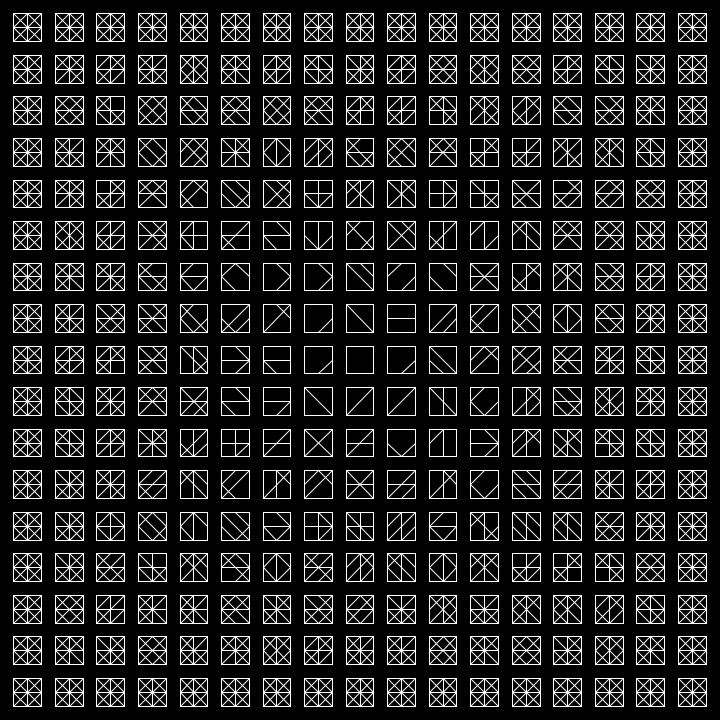
Frame 1 (no input)
Frame 60 (the mouse pressed at the canvas centre just before this capture): identical to frame 1, image omitted
Frame 120 (the mouse held since frame 60 and released just before this capture): identical to frame 1, image omitted

The Processing sketch that drew this single still picture (run headless with seeded random() and noise(); from frame 60 on, the mouse is pressed at the canvas centre):

// Processing sketch: computer_art
// ── computer_art.pde
float rectSize;
float gapSize;
int numRect = 17;

void setup(){
  size(720, 720);
  background(0);
  
  rectSize = width / 26.0;
  gapSize = rectSize / 2.0;
  
  rectMode(CORNER);
  noFill();
  stroke(255);
    
  drawRect();
}

void draw(){
  
}

void drawRect(){
   float x_pos = gapSize;
   float y_pos = gapSize;
   for(int i = 0; i < numRect; i++){
     for(int j = 0; j < numRect; j++){
       rect(x_pos, y_pos, rectSize, rectSize); 
       whichLines(i, j, x_pos, y_pos);
       x_pos += (rectSize + gapSize);
     }
     x_pos = gapSize;
     y_pos += (rectSize + gapSize);
   }
}

void whichLines(int i, int j, float x_pos, float y_pos){
  int numLines = 0;
  
  if(i == 0 | j == 0| i == 16 | j == 16){
    numLines = 8; 
  }
  
  else if(i == 1 | j == 1 | i == 15 | j == 15){
    numLines = 7; 
  }
  
  else if(i == 2 | j == 2 | i == 14 | j == 14){
    numLines = 6; 
  }
  
  else if(i == 3 | j == 3 | i == 13 | j == 13){
    numLines = 5;
  }
  
  else if(i == 4 | j == 4 | i == 12 | j == 12){
    numLines = 4;
  }
  
  else if(i == 5 | j == 5 | i == 11 | j == 11){
    numLines = 3;
  }
  
  else if(i == 6 | j == 6 | i == 10 | j == 10){
    numLines = 2;
  }
  
  else if(i == 7 | j == 7 | i == 9 | j == 9){
    numLines = 1;
  }
  
  else if(i == 8 && j == 8){
    numLines = 0;
  }
  
  drawLines(numLines, x_pos, y_pos);
    
}

void drawLines(int numLines, float x_pos, float y_pos){
  
  if(numLines == 0){
    return;
  }  
  
  else if(numLines == 8){
    for(int i = 1; i < 9; i++){
      drawLine(i, x_pos, y_pos);
    }
  }
  
  else if(numLines == 7){ 
    int randNum = int(random(1, 9));
    for(int i = 1; i < 9; i++){
     if(i != randNum){
       drawLine(i, x_pos, y_pos);
     }
    }
  }
  
  else if(numLines == 6){
    int randNum1 = int(random(1, 9));
    int randNum2 = int(random(1, 9));
    while(randNum1 == randNum2){
      randNum2 = int(random(1, 9));
    }
        
    for(int i = 1; i < 9; i++){
      if( i != randNum1 && i != randNum2){
        drawLine(i, x_pos, y_pos);
      }
    } 
  }
  
   else if(numLines == 5){
   int randNum1 = int(random(1, 9));
   int randNum2 = int(random(1, 9));
   while(randNum1 == randNum2){
     randNum2 = int(random(1, 9));
   }
   int randNum3 = int(random(1, 9));
   while(randNum3 == randNum1 || randNum3 == randNum2){
     randNum3 = int(random(1, 9));
   }
    
   for(int i = 1; i < 9; i++){
     if( i != randNum1 && i != randNum2 && i != randNum3){
       drawLine(i, x_pos, y_pos);
     }
   }
  }
  
   else if(numLines == 4){
   int randNum1 = int(random(1, 9));
   int randNum2 = int(random(1, 9));
   while(randNum1 == randNum2){
     randNum2 = int(random(1, 9));
   }
   int randNum3 = int(random(1, 9));
   while(randNum3 == randNum1 || randNum3 == randNum2){
     randNum3 = int(random(1, 9));
   }
   int randNum4 = int(random(1, 9));
   while(randNum4 == randNum1 || randNum4 == randNum2 || randNum4 == randNum3){
     randNum4 = int(random(1, 9));
   }
    
   for(int i = 1; i < 9; i++){
     if( i != randNum1 && i != randNum2 && i != randNum3 && i != randNum4){
       drawLine(i, x_pos, y_pos);
     }
   }
  }

   else if(numLines == 3){
   int randNum1 = int(random(1, 9));
   int randNum2 = int(random(1, 9));
   while(randNum1 == randNum2){
     randNum2 = int(random(1, 9));
   }
   int randNum3 = int(random(1, 9));
   while(randNum3 == randNum1 || randNum3 == randNum2){
     randNum3 = int(random(1, 9));
   }

   for(int i = 1; i < 9; i++){
     if( i == randNum1 || i == randNum2 || i == randNum3){
       drawLine(i, x_pos, y_pos);
     }
   }
  }

   else if(numLines == 2){
   int randNum1 = int(random(1, 9));
   int randNum2 = int(random(1, 9));
   while(randNum1 == randNum2){
     randNum2 = int(random(1, 9));
   }
    
   for(int i = 1; i < 9; i++){
     if( i == randNum1 || i == randNum2){
       drawLine(i, x_pos, y_pos);
     }
   }
  }
  
  else if(numLines == 1){
  int randNum1 = int(random(1, 9));
   
  drawLine(randNum1, x_pos, y_pos);
   
  }

}

void drawLine(int whichLine, float x_pos, float y_pos){
  if(whichLine == 1){
    //vertical line
    line(x_pos + gapSize, y_pos, x_pos + gapSize, y_pos + rectSize);
  }
  
  else if(whichLine == 2){
    //horizontal line
    line(x_pos, y_pos + gapSize, x_pos + rectSize, y_pos + gapSize);
  }
  
  else if(whichLine == 3){
    //left diagonal
    line(x_pos, y_pos, x_pos + rectSize, y_pos + rectSize);
  }
  
  else if(whichLine == 4){
    //right diagonal
    line(x_pos + rectSize, y_pos, x_pos, y_pos + rectSize);
  }
  
  else if(whichLine == 5){
    //small diagonal 1
    line(x_pos + gapSize, y_pos, x_pos, y_pos + gapSize);
  }
  
  else if(whichLine == 6){
     line(x_pos, y_pos + gapSize, x_pos + gapSize, y_pos + rectSize);
  }
  
  else if(whichLine == 7){
    line(x_pos + gapSize, y_pos + rectSize, x_pos + rectSize, y_pos + gapSize);
  }
  
  else if(whichLine == 8){
    line(x_pos + rectSize, y_pos + gapSize, x_pos + gapSize, y_pos);
  }
}
